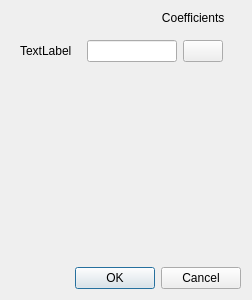
<?xml version="1.0" encoding="UTF-8"?>
<ui version="4.0">
 <class>PolynomialDialog</class>
 <widget class="QDialog" name="PolynomialDialog">
  <property name="geometry">
   <rect>
    <x>0</x>
    <y>0</y>
    <width>252</width>
    <height>300</height>
   </rect>
  </property>
  <property name="windowTitle">
   <string>Dialog</string>
  </property>
  <layout class="QVBoxLayout" name="verticalLayout">
   <item>
    <widget class="QLabel" name="label">
     <property name="text">
      <string>Coefficients     </string>
     </property>
     <property name="alignment">
      <set>Qt::AlignRight|Qt::AlignTrailing|Qt::AlignVCenter</set>
     </property>
    </widget>
   </item>
   <item>
    <widget class="QScrollArea" name="scrollArea">
     <property name="frameShape">
      <enum>QFrame::NoFrame</enum>
     </property>
     <property name="horizontalScrollBarPolicy">
      <enum>Qt::ScrollBarAlwaysOff</enum>
     </property>
     <property name="widgetResizable">
      <bool>true</bool>
     </property>
     <widget class="QWidget" name="scrollAreaWidgetContents">
      <property name="geometry">
       <rect>
        <x>0</x>
        <y>0</y>
        <width>234</width>
        <height>230</height>
       </rect>
      </property>
      <layout class="QFormLayout" name="formLayout">
       <item row="0" column="0">
        <widget class="QLabel" name="newNo">
         <property name="text">
          <string>TextLabel</string>
         </property>
        </widget>
       </item>
       <item row="0" column="1">
        <widget class="QWidget" name="widget" native="true">
         <layout class="QHBoxLayout" name="horizontalLayout">
          <property name="leftMargin">
           <number>9</number>
          </property>
          <property name="topMargin">
           <number>0</number>
          </property>
          <property name="bottomMargin">
           <number>0</number>
          </property>
          <item>
           <widget class="QLineEdit" name="newValue">
            <property name="clearButtonEnabled">
             <bool>false</bool>
            </property>
           </widget>
          </item>
          <item>
           <widget class="QPushButton" name="add">
            <property name="sizePolicy">
             <sizepolicy hsizetype="Fixed" vsizetype="Fixed">
              <horstretch>0</horstretch>
              <verstretch>0</verstretch>
             </sizepolicy>
            </property>
            <property name="text">
             <string/>
            </property>
            <property name="icon">
             <iconset resource="../../../resource.qrc">
              <normaloff>:/icons/add-circle.svg</normaloff>:/icons/add-circle.svg</iconset>
            </property>
           </widget>
          </item>
         </layout>
        </widget>
       </item>
      </layout>
     </widget>
    </widget>
   </item>
   <item>
    <widget class="QDialogButtonBox" name="buttonBox">
     <property name="orientation">
      <enum>Qt::Horizontal</enum>
     </property>
     <property name="standardButtons">
      <set>QDialogButtonBox::Cancel|QDialogButtonBox::Ok</set>
     </property>
    </widget>
   </item>
  </layout>
 </widget>
 <resources>
  <include location="../../../resource.qrc"/>
 </resources>
 <connections>
  <connection>
   <sender>buttonBox</sender>
   <signal>accepted()</signal>
   <receiver>PolynomialDialog</receiver>
   <slot>accept()</slot>
   <hints>
    <hint type="sourcelabel">
     <x>248</x>
     <y>254</y>
    </hint>
    <hint type="destinationlabel">
     <x>157</x>
     <y>274</y>
    </hint>
   </hints>
  </connection>
  <connection>
   <sender>buttonBox</sender>
   <signal>rejected()</signal>
   <receiver>PolynomialDialog</receiver>
   <slot>reject()</slot>
   <hints>
    <hint type="sourcelabel">
     <x>316</x>
     <y>260</y>
    </hint>
    <hint type="destinationlabel">
     <x>286</x>
     <y>274</y>
    </hint>
   </hints>
  </connection>
 </connections>
</ui>
